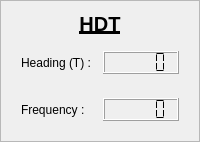
             <widget class="QFrame" name="verticalFrame_hdt">
              <property name="frameShape">
               <enum>QFrame::Shape::StyledPanel</enum>
              </property>
              <layout class="QVBoxLayout" name="verticalLayout_18">
               <item>
                <widget class="QLabel" name="label_72">
                 <property name="sizePolicy">
                  <sizepolicy hsizetype="Preferred" vsizetype="Maximum">
                   <horstretch>0</horstretch>
                   <verstretch>0</verstretch>
                  </sizepolicy>
                 </property>
                 <property name="font">
                  <font>
                   <pointsize>15</pointsize>
                   <bold>true</bold>
                   <underline>true</underline>
                  </font>
                 </property>
                 <property name="text">
                  <string>HDT</string>
                 </property>
                 <property name="alignment">
                  <set>Qt::AlignmentFlag::AlignCenter</set>
                 </property>
                </widget>
               </item>
               <item>
                <layout class="QHBoxLayout" name="horizontalLayout_59">
                 <property name="leftMargin">
                  <number>9</number>
                 </property>
                 <property name="topMargin">
                  <number>9</number>
                 </property>
                 <property name="rightMargin">
                  <number>9</number>
                 </property>
                 <property name="bottomMargin">
                  <number>9</number>
                 </property>
                 <item>
                  <widget class="QLabel" name="label_75">
                   <property name="text">
                    <string>Heading (T) : </string>
                   </property>
                  </widget>
                 </item>
                 <item>
                  <widget class="QLCDNumber" name="lcdNumber_heading_hdt">
                   <property name="sizePolicy">
                    <sizepolicy hsizetype="Minimum" vsizetype="Maximum">
                     <horstretch>0</horstretch>
                     <verstretch>0</verstretch>
                    </sizepolicy>
                   </property>
                   <property name="digitCount">
                    <number>5</number>
                   </property>
                   <property name="segmentStyle">
                    <enum>QLCDNumber::SegmentStyle::Flat</enum>
                   </property>
                  </widget>
                 </item>
                </layout>
               </item>
               <item>
                <layout class="QHBoxLayout" name="horizontalLayout_68">
                 <property name="leftMargin">
                  <number>9</number>
                 </property>
                 <property name="topMargin">
                  <number>9</number>
                 </property>
                 <property name="rightMargin">
                  <number>9</number>
                 </property>
                 <property name="bottomMargin">
                  <number>9</number>
                 </property>
                 <item>
                  <widget class="QLabel" name="label_86">
                   <property name="text">
                    <string>Frequency :</string>
                   </property>
                  </widget>
                 </item>
                 <item>
                  <widget class="QLCDNumber" name="lcdNumber_frequency_hdt">
                   <property name="sizePolicy">
                    <sizepolicy hsizetype="Minimum" vsizetype="Maximum">
                     <horstretch>0</horstretch>
                     <verstretch>0</verstretch>
                    </sizepolicy>
                   </property>
                   <property name="segmentStyle">
                    <enum>QLCDNumber::SegmentStyle::Flat</enum>
                   </property>
                  </widget>
                 </item>
                </layout>
               </item>
              </layout>
             </widget>
